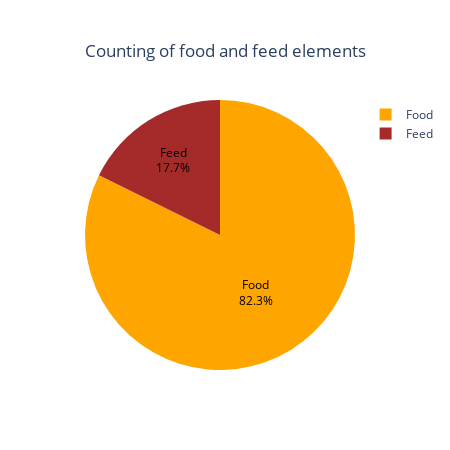

The notebook cell this image was saved under:
### Markdown cell above
### Produzione di cibo e mangime

### Code cell
elements = df_prod.Element.value_counts()

fig = px.pie(
    values=elements.values, 
    names=elements.index,
    title='Counting of food and feed elements',
    color_discrete_sequence=['orange', 'brown'])

fig.update_traces(
    textinfo='label+percent',
    insidetextfont = dict(
        color = 'black'))

fig.update_layout(
    title_x = 0.5,
    title_y = 0.9,
    title_xanchor='center',
    title_yanchor='top',
    width=450,
    height=450,
    showlegend= True,
    legend_itemclick=False)

fig.show()

# fig.show(renderer='notebook_connected')
# fig.show(renderer='vscode')

### Figure 1 — Plotly figure (JSON) as saved in the notebook; plotly's stock layout.template omitted (floating-point values rounded to 4 significant figures)
{"data": [{"domain": {"x": [0, 1], "y": [0, 1]}, "hovertemplate": "label=%{label}<br>value=%{value}<extra></extra>", "insidetextfont": {"color": "black"}, "labels": ["Food", "Feed"], "legendgroup": "", "name": "", "showlegend": true, "textinfo": "label+percent", "type": "pie", "values": [637007, 136899]}], "layout": {"height": 450, "legend": {"itemclick": false, "tracegroupgap": 0}, "piecolorway": ["orange", "brown"], "showlegend": true, "title": {"text": "Counting of food and feed elements", "x": 0.5, "xanchor": "center", "y": 0.9, "yanchor": "top"}, "width": 450}}
